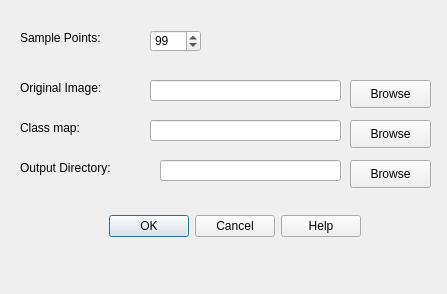
<?xml version="1.0" encoding="UTF-8"?>
<ui version="4.0">
 <class>RandomSamplingDialog</class>
 <widget class="QDialog" name="RandomSamplingDialog">
  <property name="geometry">
   <rect>
    <x>0</x>
    <y>0</y>
    <width>447</width>
    <height>294</height>
   </rect>
  </property>
  <property name="windowTitle">
   <string>RandomSampling</string>
  </property>
  <widget class="QDialogButtonBox" name="buttonBox">
   <property name="geometry">
    <rect>
     <x>50</x>
     <y>210</y>
     <width>311</width>
     <height>32</height>
    </rect>
   </property>
   <property name="orientation">
    <enum>Qt::Horizontal</enum>
   </property>
   <property name="standardButtons">
    <set>QDialogButtonBox::Cancel|QDialogButtonBox::Help|QDialogButtonBox::Ok</set>
   </property>
  </widget>
  <widget class="QLabel" name="label_image_ori">
   <property name="geometry">
    <rect>
     <x>20</x>
     <y>80</y>
     <width>191</width>
     <height>16</height>
    </rect>
   </property>
   <property name="text">
    <string>Original Image:</string>
   </property>
  </widget>
  <widget class="QLabel" name="label_sample_num">
   <property name="geometry">
    <rect>
     <x>20</x>
     <y>30</y>
     <width>111</width>
     <height>16</height>
    </rect>
   </property>
   <property name="text">
    <string>Sample Points: </string>
   </property>
  </widget>
  <widget class="QLineEdit" name="lineEdit_image_ori">
   <property name="geometry">
    <rect>
     <x>150</x>
     <y>80</y>
     <width>191</width>
     <height>21</height>
    </rect>
   </property>
  </widget>
  <widget class="QPushButton" name="btn_browse_ori">
   <property name="geometry">
    <rect>
     <x>350</x>
     <y>80</y>
     <width>81</width>
     <height>28</height>
    </rect>
   </property>
   <property name="text">
    <string>Browse</string>
   </property>
  </widget>
  <widget class="QSpinBox" name="spinBox_sample_num">
   <property name="geometry">
    <rect>
     <x>150</x>
     <y>30</y>
     <width>51</width>
     <height>22</height>
    </rect>
   </property>
   <property name="minimum">
    <number>1</number>
   </property>
   <property name="maximum">
    <number>10000</number>
   </property>
   <property name="value">
    <number>99</number>
   </property>
  </widget>
  <widget class="QLineEdit" name="lineEdit_image_class">
   <property name="geometry">
    <rect>
     <x>150</x>
     <y>120</y>
     <width>191</width>
     <height>21</height>
    </rect>
   </property>
  </widget>
  <widget class="QPushButton" name="btn_browse_class">
   <property name="geometry">
    <rect>
     <x>350</x>
     <y>120</y>
     <width>81</width>
     <height>28</height>
    </rect>
   </property>
   <property name="text">
    <string>Browse</string>
   </property>
  </widget>
  <widget class="QLabel" name="label_image_class">
   <property name="geometry">
    <rect>
     <x>20</x>
     <y>120</y>
     <width>191</width>
     <height>16</height>
    </rect>
   </property>
   <property name="text">
    <string>Class map:</string>
   </property>
  </widget>
  <widget class="QLabel" name="label_outputdir_2">
   <property name="geometry">
    <rect>
     <x>20</x>
     <y>160</y>
     <width>151</width>
     <height>16</height>
    </rect>
   </property>
   <property name="text">
    <string>Output Directory:   </string>
   </property>
  </widget>
  <widget class="QPushButton" name="btn_browse_outputdir_2">
   <property name="geometry">
    <rect>
     <x>350</x>
     <y>160</y>
     <width>81</width>
     <height>28</height>
    </rect>
   </property>
   <property name="text">
    <string>Browse</string>
   </property>
  </widget>
  <widget class="QLineEdit" name="lineEdit_outputdir_2">
   <property name="geometry">
    <rect>
     <x>160</x>
     <y>160</y>
     <width>181</width>
     <height>21</height>
    </rect>
   </property>
  </widget>
 </widget>
 <resources/>
 <connections>
  <connection>
   <sender>buttonBox</sender>
   <signal>accepted()</signal>
   <receiver>RandomSamplingDialog</receiver>
   <slot>accept()</slot>
   <hints>
    <hint type="sourcelabel">
     <x>248</x>
     <y>254</y>
    </hint>
    <hint type="destinationlabel">
     <x>157</x>
     <y>274</y>
    </hint>
   </hints>
  </connection>
  <connection>
   <sender>buttonBox</sender>
   <signal>rejected()</signal>
   <receiver>RandomSamplingDialog</receiver>
   <slot>reject()</slot>
   <hints>
    <hint type="sourcelabel">
     <x>316</x>
     <y>260</y>
    </hint>
    <hint type="destinationlabel">
     <x>286</x>
     <y>274</y>
    </hint>
   </hints>
  </connection>
 </connections>
</ui>
